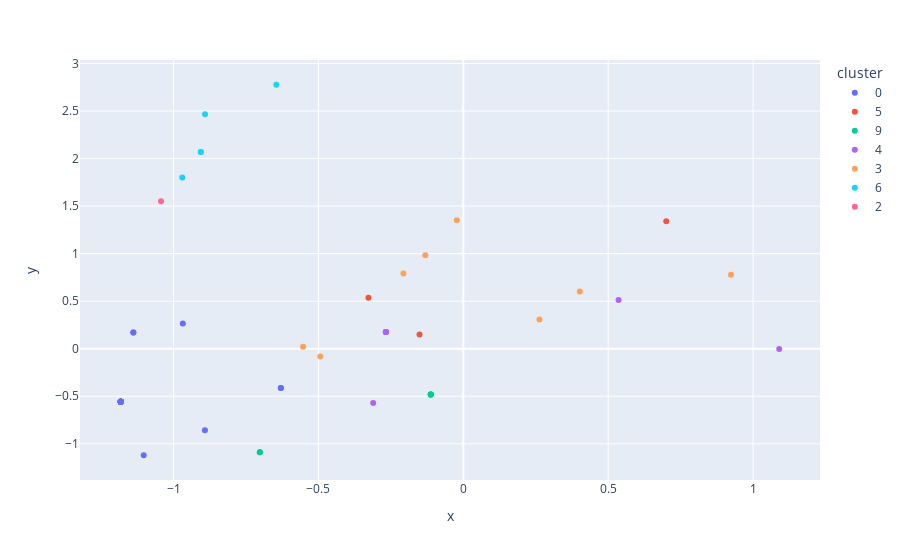

Notebook source saved alongside this figure:
### Code cell
df_plot['x'] = df_plot.x.astype(float)
df_plot['y'] = df_plot.y.astype(float)
print(df_plot.dtypes)
print(min(df_plot['x']), max(df_plot['x']))
print(min(df_plot['y']), max(df_plot['y']))

x_min, x_max = min(df_plot['x']), max(df_plot['x'])
y_min, y_max = min(df_plot['y']), max(df_plot['y'])

px.scatter(df_plot[df_plot['time_frame'] == 40.1], x="x", y="y", color="cluster")

### Figure 1 — Plotly figure (JSON) as saved in the notebook; plotly's stock layout.template omitted (floating-point values rounded to 4 significant figures)
{"data": [{"hovertemplate": "cluster=0<br>x=%{x}<br>y=%{y}<extra></extra>", "legendgroup": "0", "marker": {"color": "#636efa", "symbol": "circle"}, "mode": "markers", "name": "0", "orientation": "v", "showlegend": true, "type": "scatter", "x": [-1.182, -1.182, -1.182, -1.182, -1.103, -1.182, -1.182, -1.182, -1.182, -1.182, -1.182, -1.182, -1.182, -1.182, -0.6297, -1.182, -1.139, -1.182, -1.182, -1.182, -0.8917, -1.182, -1.182, -1.139, -1.182, -1.182, -0.9679, -0.6297, -1.182, -1.182, -1.182, -1.182], "xaxis": "x", "y": [-0.5584, -0.5584, -0.5584, -0.5584, -1.12, -0.5584, -0.5584, -0.5584, -0.5584, -0.5584, -0.5584, -0.5584, -0.5584, -0.5584, -0.4132, -0.5584, 0.1702, -0.5584, -0.5584, -0.5584, -0.8571, -0.5584, -0.5584, 0.1702, -0.5584, -0.5584, 0.2658, -0.4132, -0.5584, -0.5584, -0.5584, -0.5584], "yaxis": "y"}, {"hovertemplate": "cluster=5<br>x=%{x}<br>y=%{y}<extra></extra>", "legendgroup": "5", "marker": {"color": "#EF553B", "symbol": "circle"}, "mode": "markers", "name": "5", "orientation": "v", "showlegend": true, "type": "scatter", "x": [-0.3273, 0.7003, -0.1511], "xaxis": "x", "y": [0.5354, 1.34, 0.1493], "yaxis": "y"}, {"hovertemplate": "cluster=9<br>x=%{x}<br>y=%{y}<extra></extra>", "legendgroup": "9", "marker": {"color": "#00cc96", "symbol": "circle"}, "mode": "markers", "name": "9", "orientation": "v", "showlegend": true, "type": "scatter", "x": [-0.7023, -0.1123, -0.7023, -0.1123, -0.1123, -0.1123], "xaxis": "x", "y": [-1.09, -0.4804, -1.09, -0.4804, -0.4804, -0.4804], "yaxis": "y"}, {"hovertemplate": "cluster=4<br>x=%{x}<br>y=%{y}<extra></extra>", "legendgroup": "4", "marker": {"color": "#ab63fa", "symbol": "circle"}, "mode": "markers", "name": "4", "orientation": "v", "showlegend": true, "type": "scatter", "x": [-0.311, 1.09, -0.2673, 0.5357, -0.2673, -0.2673, -0.2673], "xaxis": "x", "y": [-0.5715, -0.002378, 0.175, 0.5125, 0.175, 0.175, 0.175], "yaxis": "y"}, {"hovertemplate": "cluster=3<br>x=%{x}<br>y=%{y}<extra></extra>", "legendgroup": "3", "marker": {"color": "#FFA15A", "symbol": "circle"}, "mode": "markers", "name": "3", "orientation": "v", "showlegend": true, "type": "scatter", "x": [0.402, -0.02259, 0.2629, 0.9237, -0.5529, -0.4935, -0.1311, -0.2067], "xaxis": "x", "y": [0.6014, 1.351, 0.3084, 0.7772, 0.02113, -0.08291, 0.9825, 0.7916], "yaxis": "y"}, {"hovertemplate": "cluster=6<br>x=%{x}<br>y=%{y}<extra></extra>", "legendgroup": "6", "marker": {"color": "#19d3f3", "symbol": "circle"}, "mode": "markers", "name": "6", "orientation": "v", "showlegend": true, "type": "scatter", "x": [-0.8913, -0.9059, -0.6453, -0.9059, -0.9698], "xaxis": "x", "y": [2.466, 2.07, 2.776, 2.07, 1.801], "yaxis": "y"}, {"hovertemplate": "cluster=2<br>x=%{x}<br>y=%{y}<extra></extra>", "legendgroup": "2", "marker": {"color": "#FF6692", "symbol": "circle"}, "mode": "markers", "name": "2", "orientation": "v", "showlegend": true, "type": "scatter", "x": [-1.043], "xaxis": "x", "y": [1.551], "yaxis": "y"}], "layout": {"autosize": true, "legend": {"title": {"text": "cluster"}, "tracegroupgap": 0}, "margin": {"t": 60}, "xaxis": {"anchor": "y", "autorange": true, "domain": [0, 1], "range": [-1.319, 1.228], "title": {"text": "x"}, "type": "linear"}, "yaxis": {"anchor": "x", "autorange": true, "domain": [0, 1], "range": [-1.397, 3.053], "title": {"text": "y"}, "type": "linear"}}}
